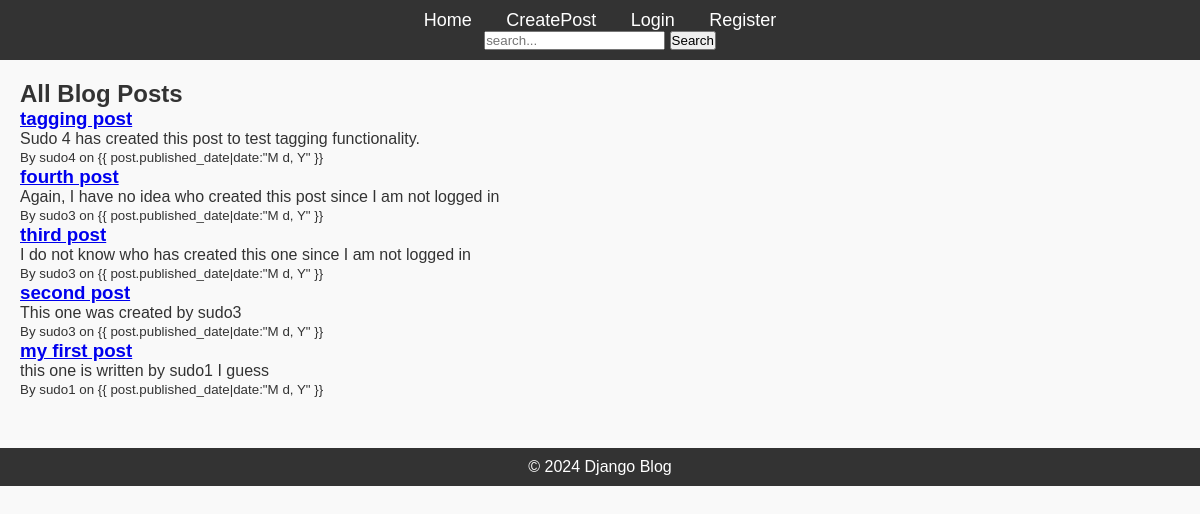
Before: / with the older database file.
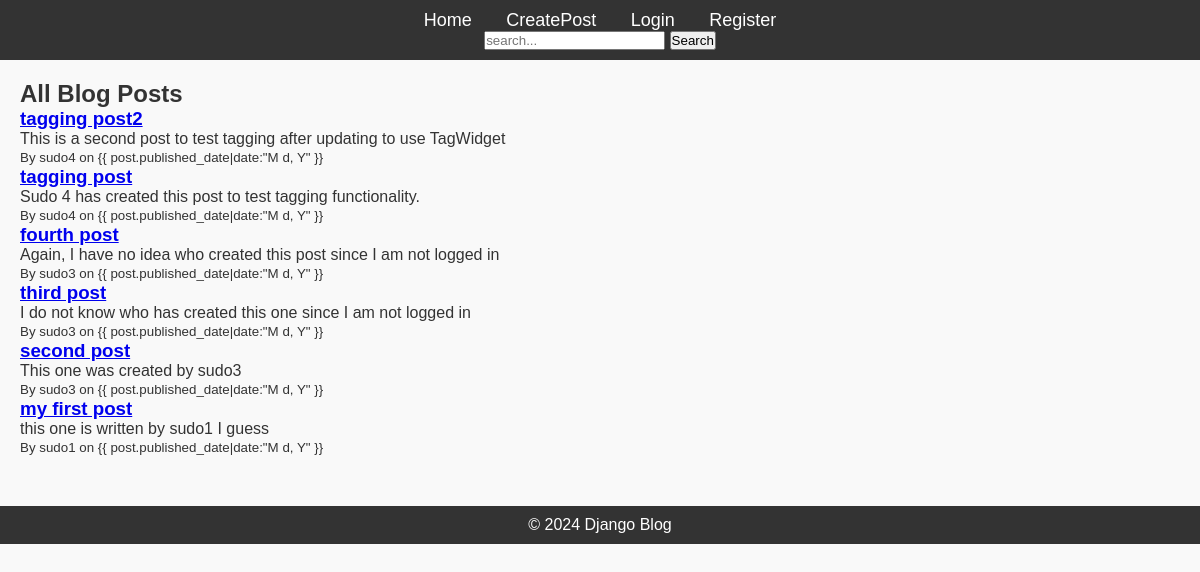
After: the same page with the newer database file.
### blog/models.py (models this page shows, shortened)
class Post(models.Model):
    title = models.CharField(max_length=200)
    content = models.TextField()
    published_date = models.DateTimeField(auto_now_add=True)
    author = models.ForeignKey(User, on_delete=models.CASCADE)
    tags = TaggableManager()  # replaces custom Tag model.

### blog/views.py (the view)
# urls.py: path('', views.PostListView.as_view(), name='post-list'),
class PostListView(ListView):
    model = Post
    template_name = 'blog/post_list.html'
    context_object_name = 'posts'
    ordering = ['-published_date']

### blog/templates/blog/post_list.html
{% extends 'blog/base.html' %} {% block content %}
<h2>All Blog Posts</h2>
{% for post in posts %}
<div class="post">
  <h3><a href="{% url 'post-detail' post.pk %}">{{ post.title }}</a></h3>
  <p>{{ post.content|truncatechars:150 }}</p>
  <small
    >By {{ post.author.username }} on {{ post.published_date|date:"M d, Y"
    }}</small
  >
</div>
{% empty %}
<p>No posts yet. <a href="{% url 'post-create' %}">Create one!</a></p>
{% endfor %} {% endblock %}

Changed rows visible on the page:
added Post: title "tagging post2", content "This is a second post to test tagging after updating to use TagWidget", author.username "sudo4"
